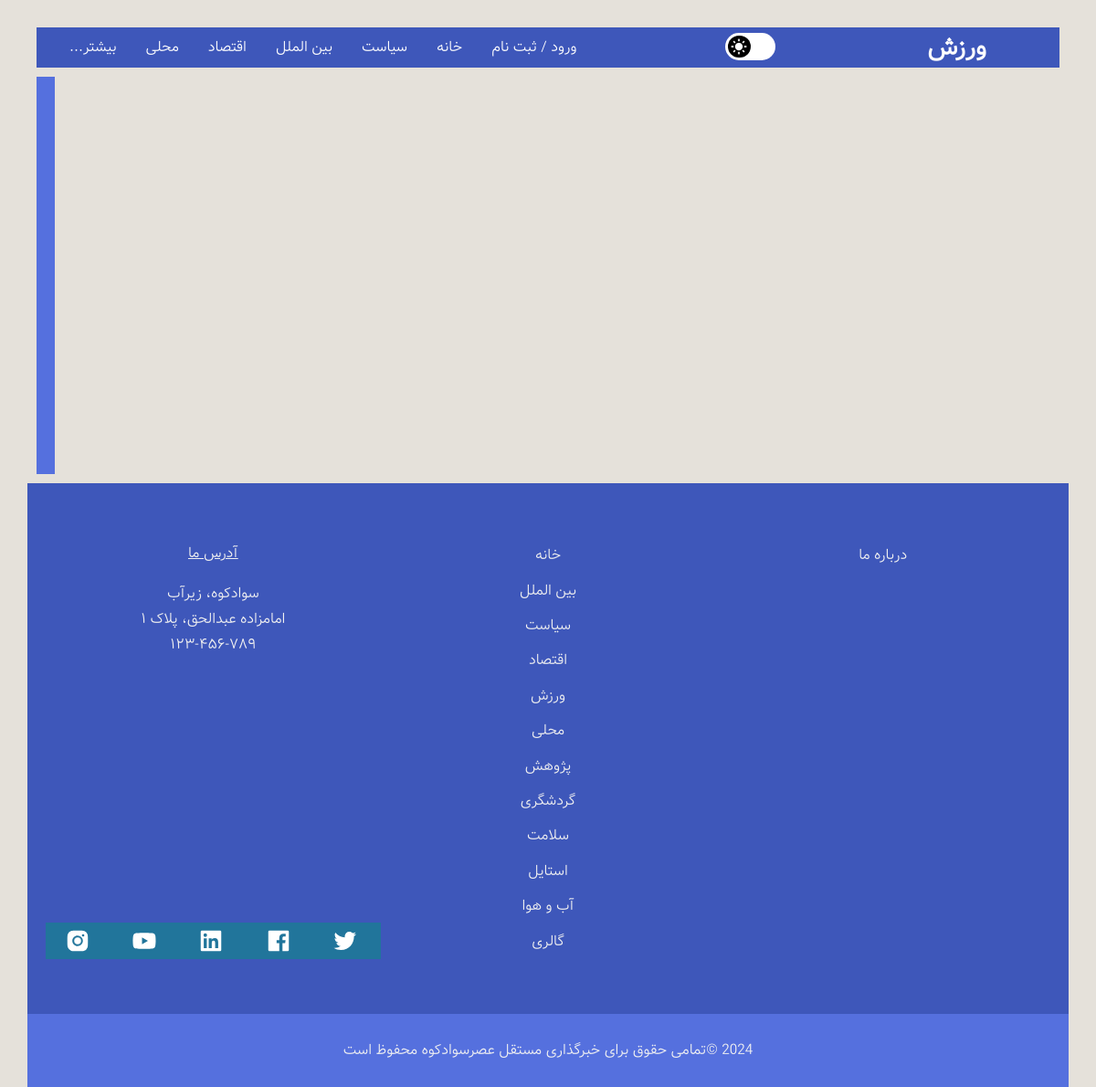
/sport/, run on an earlier commit of the app's database.
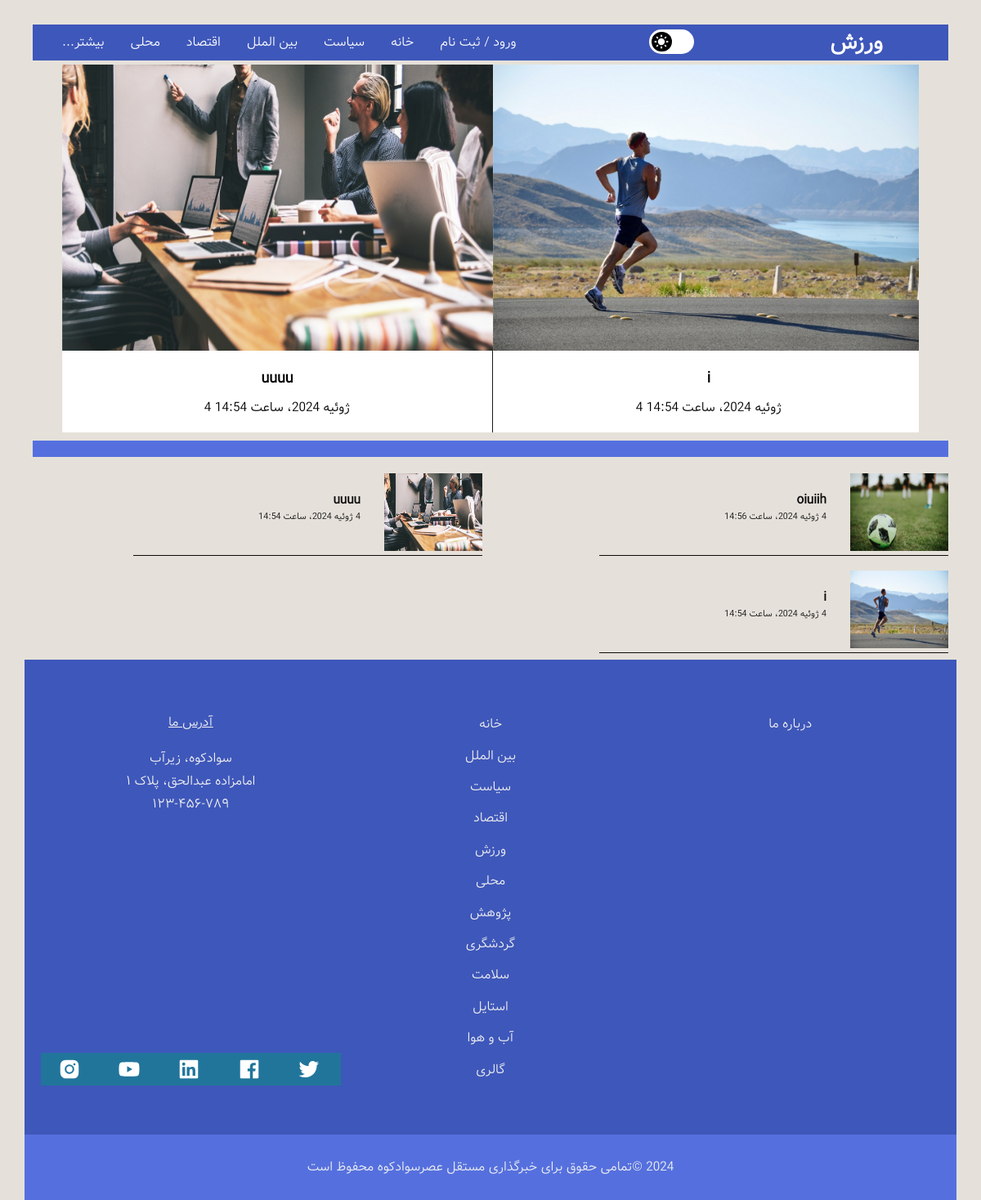
And on a later commit of the database.
### news/models.py (models this page shows, shortened)
class Article(models.Model):
    title = models.CharField(max_length=200, verbose_name='عنوان')
    category = models.ForeignKey(Category, on_delete=models.CASCADE, verbose_name='دسته بندی')
    cover_image = models.ImageField(upload_to='static/images', verbose_name='تصویر کاور', null=True, blank=True)
    content = models.TextField(verbose_name='محتوا')
    author = models.CharField(max_length=200, verbose_name='نویسنده')
    created_at = models.DateTimeField(auto_now_add=True, verbose_name='تاریخ ایجاد')
    slide_show = models.BooleanField(default=False, verbose_name='نمایش خبر در اسلایدر دسته بندی')
    is_urgent = models.BooleanField(default=False, verbose_name='نمایش خبر در اسلایدر صفحه اصلی')
    slug = models.SlugField(max_length=200, db_index=True, allow_unicode=True ,verbose_name='عنوان در url')
    is_active = models.BooleanField(default=False, verbose_name='قابل مشاهده / غیرقابل مشاهده')
    class Meta:
        verbose_name = 'خبر'
        verbose_name_plural = 'اخبار'

### news/views.py (the view)
# urls.py: path('sport/', views.SportListView.as_view(), name='sport-page'),
class SportListView(ListView):
    template_name = 'news/sport.html'
    model = Article
    context_object_name = 'news'
    ordering = ['created_at']
    def get_queryset(self):
        return Article.objects.filter(category__url_title="sport").order_by('-id')

### template/news/sport.html (shortened to what the changed rows need)
{% load static %}
<!DOCTYPE html>
<html class="no-js" lang="fa" dir="rtl">
<head>
    <link href="https://stackpath.bootstrapcdn.com/font-awesome/4.7.0/css/font-awesome.min.css" rel="stylesheet"
>
    <link rel="stylesheet" href="{% static 'css/normalize.css' %}">
    <link rel="stylesheet" href="{% static 'css/main.css' %}">
</head>
<body id="top" class="body_color">
    <div class="content-wrap main_color">
        <main class="main" role="main">
          <section class="slider">
            <div class="main_container">
                <div class="slide_container" id="slide_container">
                    <div id="slides" class="slides">
                      {% for new in news %}
                        {% if new.slide_show %}
                          <a href="{% url 'article-detail' pk=new.id  %}">
                            <div class="slide" id="slide11">
                                <img src="{{ new.cover_image.url }}">
                                <div class="news_details">
                                  <h3>{{ new.title }}</h3>
                                  <p>{{ new.created_at }}</p>
                                </div>
                            </div>
                          </a>
                        {% endif %}
                      {% endfor %}
                    </div>
                </div>
            </div>
          </section>
          <section class="news" id="container">
            <h2 class="content_color2"></h2>
            {% for new in news %}
                <div class="story">
                  <a href="{% url 'article-detail' pk=new.id  %}">
                    <div class="story-img">
                {% if new.cover_image %}
                    <img src="{{ new.cover_image.url }}" alt="">
                {% else %}
                    <img src="{% static 'images/business4.jpg' %}" alt="news">
                {% endif %}
                    </div>
                    <div class="story-headline">
                      <h3 class="color_b">{{ new.title }}</h3>
                      <p class="exact-time color_b">{{ new.created_at }}</p>
                    </div>
                  </a>
                </div>
            {% endfor %}
          </section>
        </main>
    </div>
</body>
</html>

What changed in the data, as far as the page shows it:
added Article: cover_image (picture), title "uuuu", created_at "4 ژوئیه 2024، ساعت 14:54"
added Article: cover_image (picture), title "i", created_at "4 ژوئیه 2024، ساعت 14:54"
added Article: cover_image (picture), title "oiuiih", created_at "4 ژوئیه 2024، ساعت 14:56"
